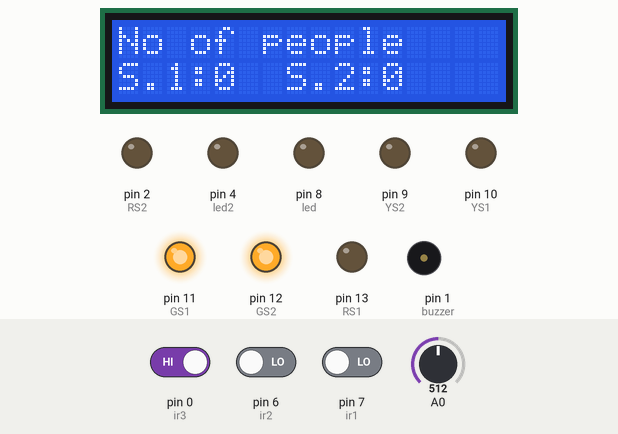
This sketch was run on a simulated Arduino Uno, built with avr-gcc and run on an emulated ATmega328P. On the bench: 16×2 character LCD, output pins drawn as LEDs (lit = HIGH), buzzer (waves = sounding). The test bench sets the inputs (shaded band); at power-on: pin 0 (ir3) HIGH, pin 7 (ir1) LOW, A0 = 512, pin 6 (ir2) LOW.

Above: at 1.2 s.
1.3 s: pin 0 (ir3) driven LOW
At 2.9 s:
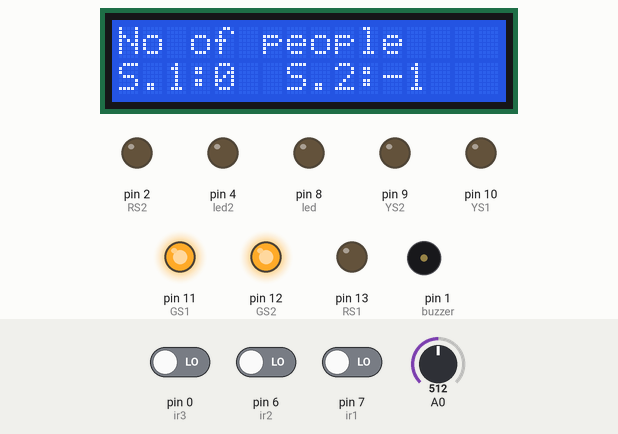
4.6 s: pin 7 (ir1) driven HIGH
At 5.4 s:
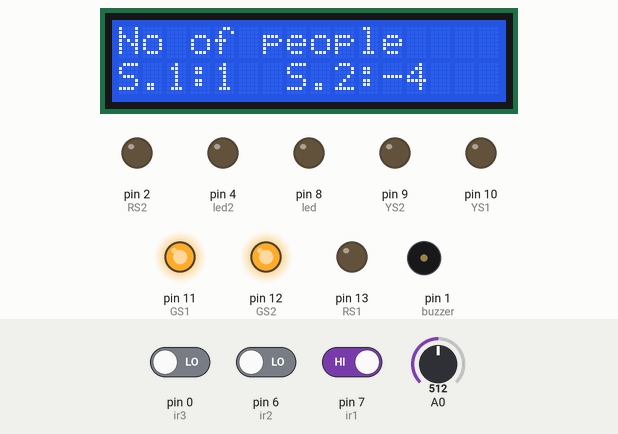
7.6 s: A0 set to 315
10.3 s: A0 set to 289
At 12.7 s:
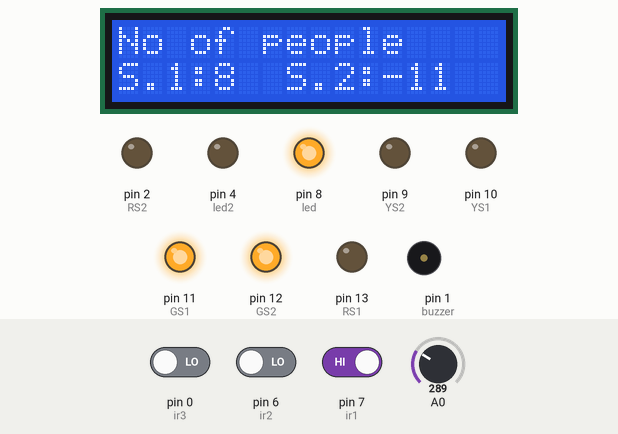
14.4 s: A0 set to 306
At 17.5 s:
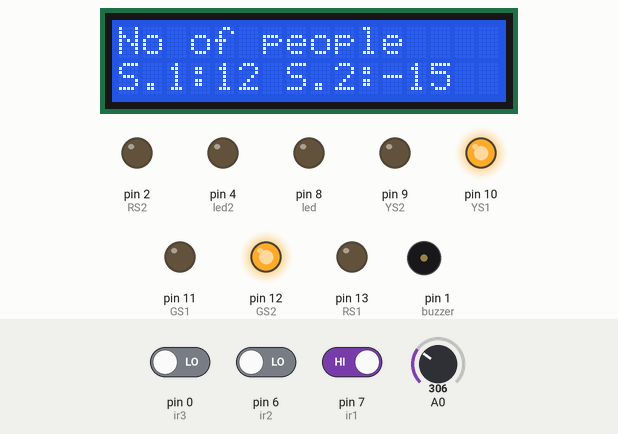
18.5 s: A0 set to 290
At 21.9 s:
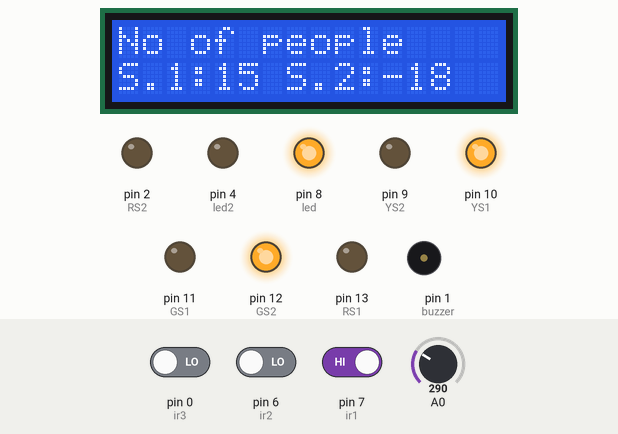
Timing chart, 0 to 25.3 s (numbered marks = the images above; inputs shaded):
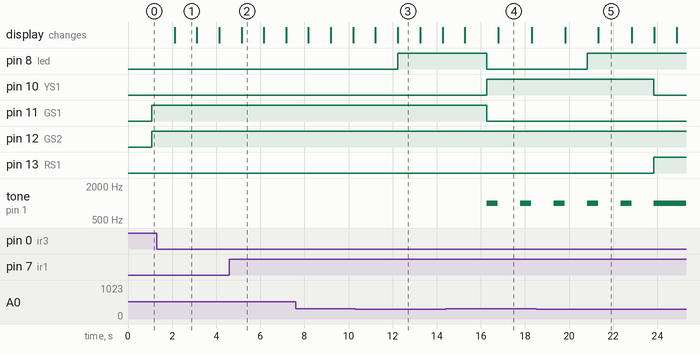

Measured:
- the behaviour switches between 300 and 299 on A0 (found by bisection; images 2 and 3)
- after the input at 1.3 s, the display: changes after 0.81 s (image 1)
- after the input at 10.3 s, pin 8 (led): LOW → HIGH after 1.9 s
- after the input at 14.4 s, pin 8 (led): HIGH → LOW after 1.9 s
- after the input at 18.5 s, pin 8 (led): LOW → HIGH after 2.3 s
- by itself, tone on pin 1 (buzzer): alternates 1000 Hz for 0.50 s and silent for 1.0 s
- what the display in image 1 shows lasts 1.0 s, from 2.1 s to 3.1 s

The sketch:

project.ino
```cpp
#include <Wire.h>
#include <LiquidCrystal_I2C.h>
LiquidCrystal_I2C lcd(0x27,16,2);
int value=0;
int ir1=7;
int ir2=6;
int ir3=0;
  int count=0;
  int buzzer=1;
  int buzzer2=3;
  int led=8;
  int led2=4;
  int count2=0;
  int YS1 =10;
  int YS2 =9;
  int GS1 =11;
  int GS2 =12;
int RS1 =13;
int RS2 =2;


void setup() {
  lcd.init();
lcd.backlight();
pinMode(ir1,INPUT);
pinMode(buzzer,OUTPUT);

pinMode(YS1,OUTPUT);
pinMode(YS2,OUTPUT);

pinMode(GS1,OUTPUT);
pinMode(GS2,OUTPUT);

pinMode(RS1,OUTPUT);
pinMode(RS2,OUTPUT);

pinMode(ir2,INPUT);
pinMode(led,OUTPUT);
pinMode(led2,OUTPUT);
pinMode(ir3,INPUT);
lcd.print("No of people ");
}

void loop() {

  if( digitalRead (ir1)==HIGH)
  {count++;}


value=analogRead(A0);


 if( digitalRead (ir2)==HIGH)
  {count--;
  count2++;
  if (count<0){

    count=0;}}

 if( digitalRead (ir3)==LOW)
  {count2--;

  if (count<0){

    count2=0;}}
lcd.setCursor(0, 1);
lcd.print("S.1:");lcd.print(count);
lcd.setCursor(7, 1);
lcd.print("S.2:");lcd.print(count2);
delay(1000);
if (count>15)
{tone(buzzer,1000);
digitalWrite(RS1,HIGH);
digitalWrite(YS1,LOW);
digitalWrite(GS1,LOW);

}
else {noTone(buzzer);
digitalWrite(RS1,LOW);
digitalWrite(YS1,LOW);
digitalWrite(GS1,HIGH);

}
if (count2>15)
{tone(buzzer2,1000);
digitalWrite(RS2,HIGH);
digitalWrite(YS2,LOW);
digitalWrite(GS2,LOW);
}
else {noTone(buzzer2);
digitalWrite(RS2,LOW);
digitalWrite(YS2,LOW);
digitalWrite(GS2,HIGH);

}


if (value<300&& count >0){
  digitalWrite(led,HIGH);
}else{digitalWrite(led,LOW);}
if (count >10 && count<=15 )
{tone (buzzer,1000);
digitalWrite(RS1,LOW);
digitalWrite(YS1,HIGH);
digitalWrite(GS1,LOW);

delay(500);
noTone(buzzer);
}


if (value<300&& count2 >0){
  digitalWrite(led2,HIGH);
}else{digitalWrite(led2,LOW);}
if (count2 >10 && count2<=15 )
{digitalWrite(RS2,LOW);
digitalWrite(YS2,HIGH);
digitalWrite(GS2,LOW);
  tone (buzzer2,1000);
delay(500);
noTone(buzzer2);}


}

/*
if (value>400) {lcd.setCursor(0, 1);
lcd.print("LIGHT Is on"); }
else {lcd.setCursor(0, 1);
lcd.print("it is  Dark  ");}
  */
```
